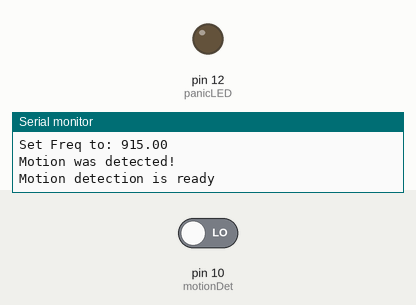
Simulated run of this sketch. Board: Arduino Uno, built with avr-gcc and run on an emulated ATmega328P. Parts: output pins drawn as LEDs (lit = HIGH), the last lines printed to the serial monitor. The inputs (shaded band) are chosen by the test bench; at power-on: pin 10 (motionDet) LOW. No radio packets arrive unless stated; pins used as bus, display or sensor lines are not drawn.

Above: at 2.9 s.
3.0 s: pin 10 (motionDet) driven HIGH
At 6.44 s:
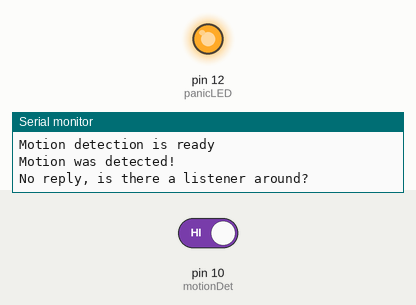
10.5 s: pin 10 (motionDet) driven LOW
At 11.5 s:
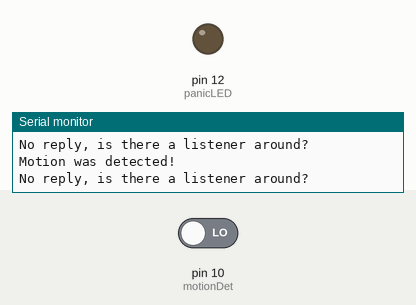
Timing chart, 0 to 13.5 s (numbered marks = the images above; inputs shaded):
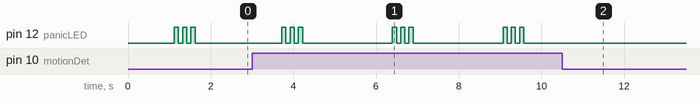

Measured:
- after the input at 3.0 s, pin 12 (panicLED): LOW → HIGH after 0.72 s, then repeats every 2.7 s: 2 × (LOW 0.10 s, HIGH 0.10 s), LOW 2.2 s, HIGH 0.10 s
- after the input at 10.5 s, pin 12 (panicLED): stops changing and stays LOW

The sketch:

Motion_W_Radio_NoBat.ino
```cpp
/* Feather 32u4 Motion detector
 *
 *  Proudly hand coded by: Clayton Allen
 *
 *  Future todos with this firmware include
 *
 *  [] Include battery level report
 *  [] Try to use sleep mode and interrupts on motion detections
 *  [] Test possiblities with 4 motion detectors for North South East West
 *  [] Experiment with the Long+Slow radio setting for greater range and reliability
 *  [] Add/Refine the function of panic
 *   - [] Add green LED for setup success indication
 *   - [] Develop differnt flash pattern to better debug what the radio is doing without a computer around
 *  [] Get rid of Serial Prints once deployable
 */
#include <SPI.h>
#include <RH_RF95.h>

/* for feather32u4 */
#define RFM95_CS 8
#define RFM95_RST 4
#define RFM95_INT 7

/* IOs in use */
#define panicLED 12
#define motionDet 10

/* Set Frequency */
#define RF95_FREQ 915.0

/* Singleton instance of the radio driver */
RH_RF95 rf95(RFM95_CS, RFM95_INT);

void setup() {
/* Radio Pin Assignments */
  pinMode(RFM95_RST, OUTPUT);
  digitalWrite(RFM95_RST, HIGH);

/* IO Pin Assignments */
  pinMode(panicLED, OUTPUT);
  pinMode(motionDet, INPUT);

/* Serial start */
  Serial.begin(9600);delay(100);

/* Announce LoRa */
  Serial.println("Starting LoRa Radio");

/* Manual reset of LoRa */
  digitalWrite(RFM95_RST, LOW);delay(10);
  digitalWrite(RFM95_RST, HIGH);delay(10);

/* If LoRa init fails */
  while (!rf95.init()) {
    Serial.println("LoRa radio init failed");
    while (1);
  }

/* If LoRa init succeeds */
  Serial.println("LoRa radio init OK!");delay(500);

/* If LoRa frequency can't be set */
  if (!rf95.setFrequency(RF95_FREQ)) {
    Serial.println("setFrequency failed");
    while (1);
  }

/* If LoRa frequency set succeeded */
  Serial.print("Set Freq to: "); Serial.println(RF95_FREQ);

/* Set LoRa power (range = 5 to 23) */
  rf95.setTxPower(23, false);delay(500);

/* Use the panic function to show physically the init is done */
  panic();

/* Once setup is complete */
  Serial.println("Motion detection is ready");

}

void loop() {
/* If motion was detected */
 if(digitalRead(motionDet)){
  panic();

/* Assemble radio packet data */
  char radioPacket[7] = "0001:1";
  radioPacket[6] = 0;

/* Send the panic data */
  rf95.send((uint8_t *)radioPacket, 7);delay(10);
  rf95.waitPacketSent();

/* Get the response */
  uint8_t buf[RH_RF95_MAX_MESSAGE_LEN];
  uint8_t len = sizeof(buf);
  if (rf95.waitAvailableTimeout(1000))
  {
/* Should be a reply message for us now */
    if (rf95.recv(buf, &len))
   {
      Serial.print("Got reply: ");
      Serial.println((char*)buf);
      Serial.print("RSSI: ");
      Serial.println(rf95.lastRssi(), DEC);
    }
    else
    {
      Serial.println("Receive failed");
    }
  }
  else
  {
    Serial.println("No reply, is there a listener around?");
  }
 }delay(1000);
}

void panic(){
  for(int i = 0;i<3;i++){
    digitalWrite(panicLED,HIGH);delay(100);
    digitalWrite(panicLED,LOW);delay(100);
  }
  Serial.println("Motion was detected!");
}
```
